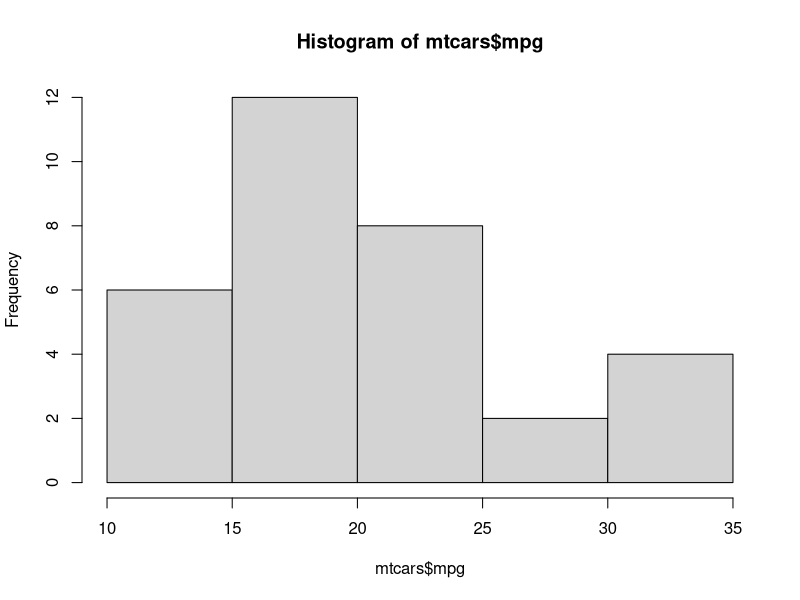
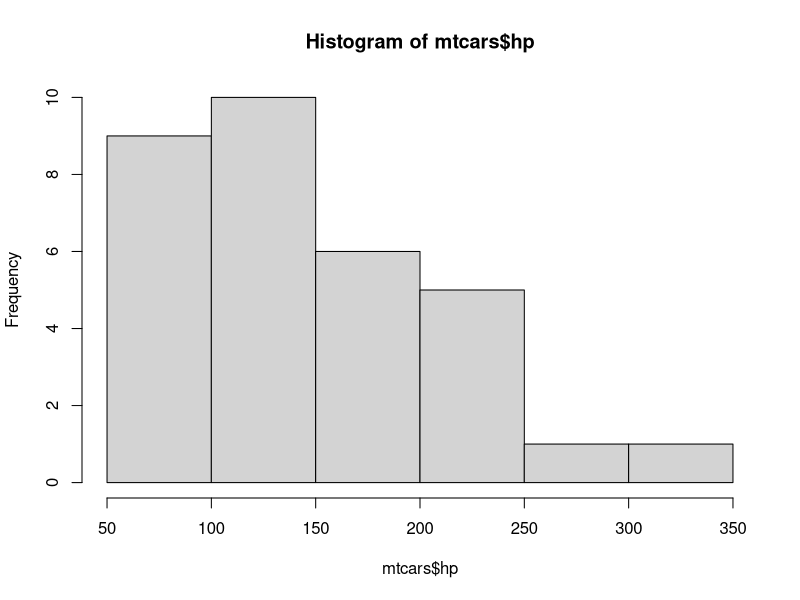
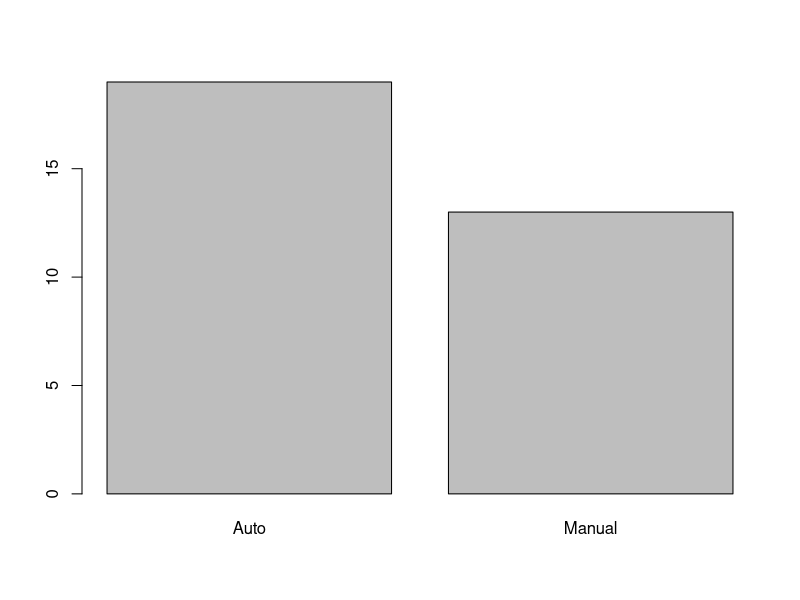
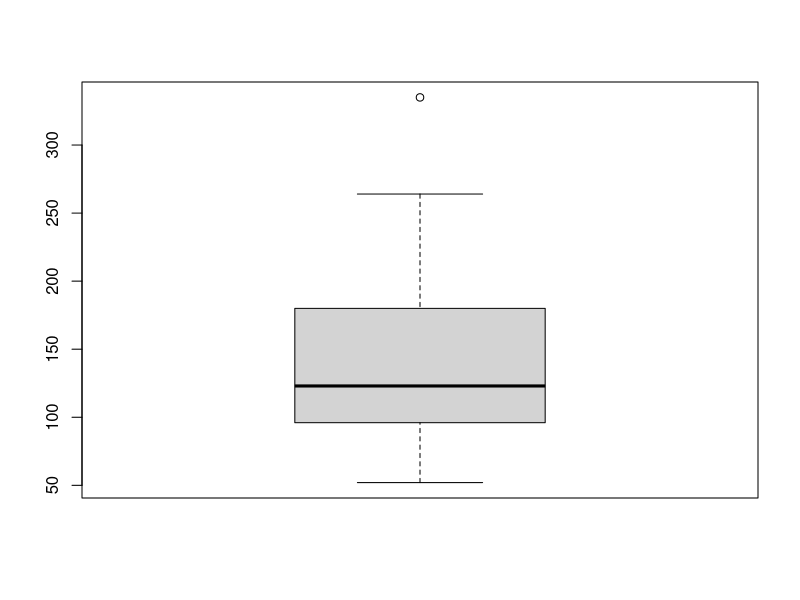
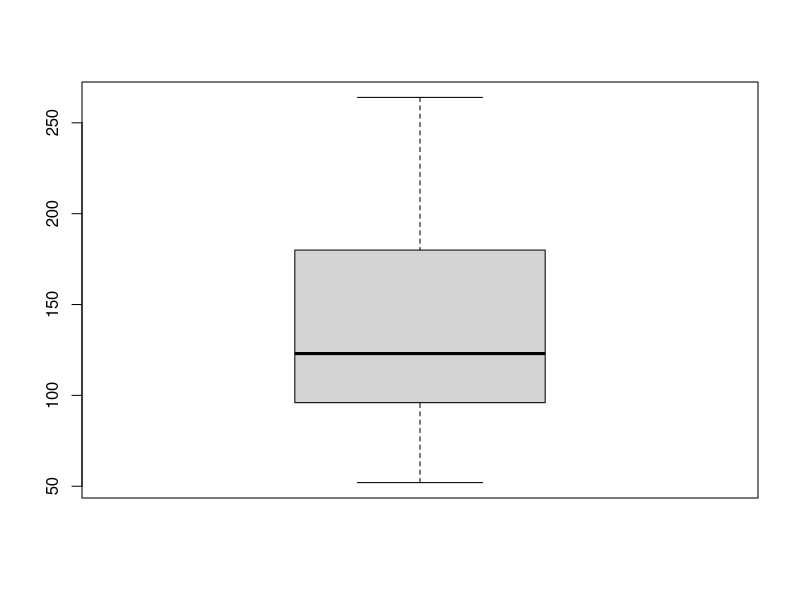
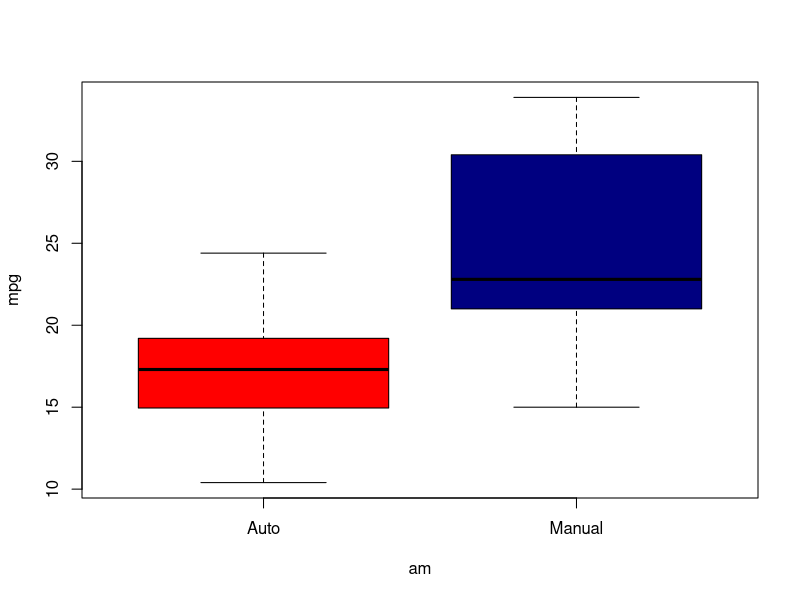
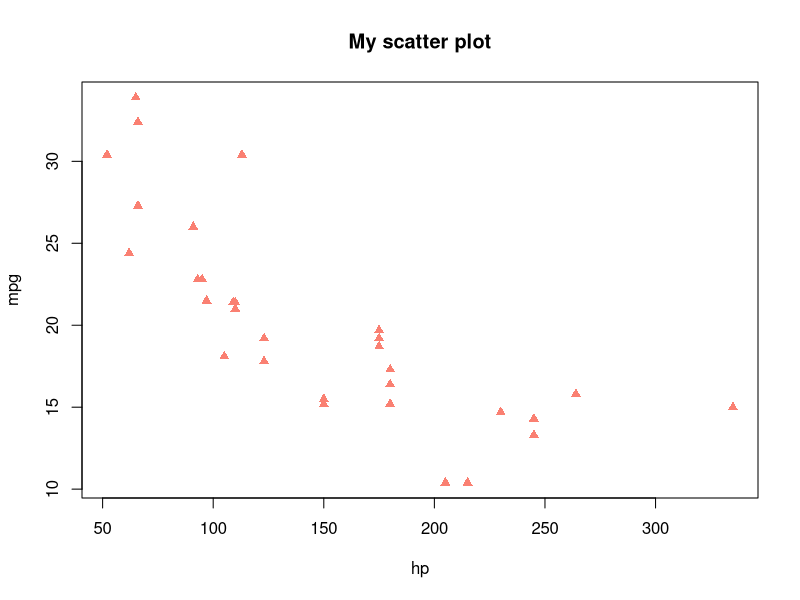

The R script that drew these images, in order:
library(tidyverse)
##Histogram
hist(mtcars$mpg)
hist(mtcars$hp)

##HP Analyse
mean(mtcars$hp)
median(mtcars$hp)

##am Analyse
str(mtcars)
mtcars$am <- factor(mtcars$am,
                    levels = c(0,1),
                    labels = c("Auto", "Manual"))
str(mtcars)

##Bar
barplot(table(mtcars$am))

##Box
boxplot(mtcars$hp)
fivenum(mtcars$hp)

boxplot.stats(mtcars$hp)
mtcars_filter <- mtcars %>% 
  filter(mtcars$hp < 335)
boxplot(mtcars_filter$hp)

boxplot(mpg ~ am, data = mtcars,
        col = c("red", "navy"))

##Scatter
plot(mtcars$hp, mtcars$mpg, pch = 17,
     col = "salmon",
     main = "My scatter plot",
     xlab = "hp",
     ylab = "mpg")

